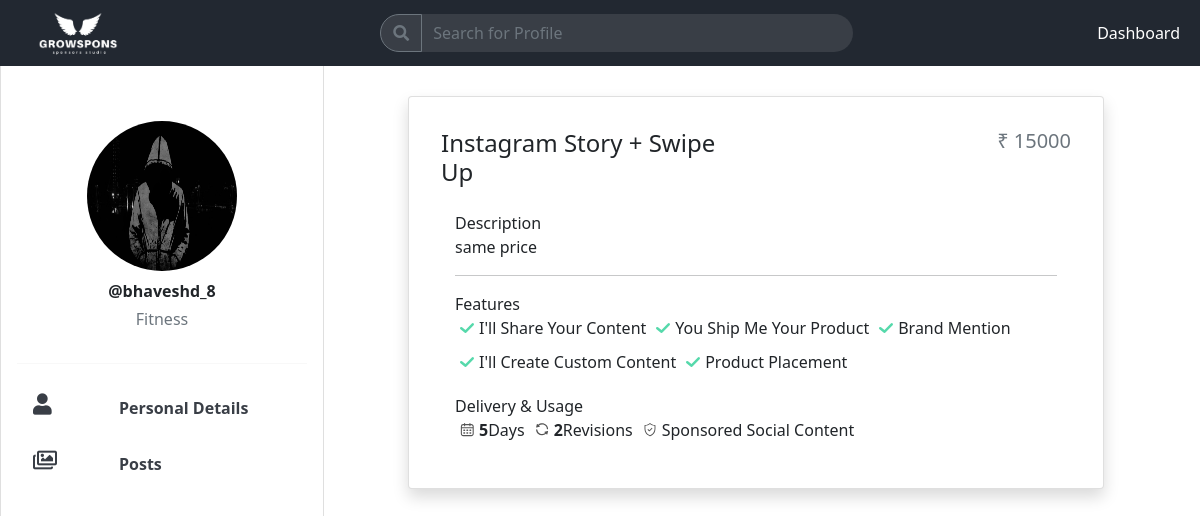
The app's page /company/personal_post/14/ (signed in) with its own data.
### app/models.py (models this page shows, shortened)
class Influencer(models.Model):
    influencer_id=models.OneToOneField(User,on_delete=models.CASCADE)
    field=models.CharField(max_length=50,choices=fields_list)
    profileImg=models.ImageField(upload_to="profileImg/influencer/")
    dob = models.DateField()
    phone_no=models.CharField(max_length=13)
    bio=models.TextField(max_length=300)
    location=models.CharField(max_length=200)
    pancard=models.CharField(max_length=12,null=True, default='NA')
    mode_of_transaction=models.CharField(max_length=25, default='NA', choices=sorted({
        ("1","NetBanking"),("2","Card"),("3","UPI"),("4","Other")
    }))
    bank_name=models.CharField(max_length=25,null=True, default='NA')
    IFSC_code=models.CharField(max_length=15,null=True, default='NA')
    account_no=models.CharField(max_length=15,null=True, default='NA')
    is_verified=models.BooleanField(null=True, default=False)

class InfluencerPost(models.Model):
    influencer=models.ForeignKey(Influencer,on_delete=models.CASCADE)
    title=models.CharField(max_length=300)
    price=models.IntegerField(null=True, blank=True, default=0)
    price_desc=models.TextField(max_length=500,null=True)
    day=models.IntegerField(null=True, blank=True, default=5)
    description=models.TextField(max_length=500,null=True)
    field=models.CharField(max_length=50,choices=fields_list)
    adfield=models.CharField(max_length=50,choices=adfields_list,null=True)
    post_img=models.ImageField(upload_to="post/influencer/")

### company/views.py (the view)
# urls.py: path('personal_post/<int:id>/', views.personal_post_cmp, name='personal_post_cmp'),
@login_required(login_url='login')
def personal_post_cmp(request, id):
    influencer = Influencer.objects.get(id=id)
    posts = InfluencerPost.objects.filter(influencer=influencer)
    content = {'influencer':influencer, 'posts':posts}
    return render(request, 'company/profile/post.html', content)

### company/templates/company/profile/post.html (shortened to what this page needs)
{% extends "base.html"%}
{% load static %}
{% block content %}
{% include "company/profile/profile_nav.html" %}
<div class="container mt-5 pt-5" style="position: absolute;margin-left: 33%; width: 60%;">
    {% for post in posts %}
    <div class="card card-body card_hover mb-3 shadow" onclick=location.href="{% url 'viewinf' post.id %}">
        <div class="row my-3 ps-3">
            <div class="col-6">
                <h4>{{post.adfield}}</h4>
            </div>
            <div class="col-6">
                <h5 class="text-muted pe-3" style="text-align: right;">&#8377; {{post.price}}</h5>
            </div>
        </div>
        <div class="breakdown">
            <strong style="font-weight: 500;">Description</strong>
            <p>{{post.price_desc}}</p>
            <hr role="presentation" data-uw-rm-sr="">
            <strong style="font-weight: 500;">Features</strong>
            <ul>
                <li>
                    <span>I'll Share Your Content</span>
                </li>
                <li>
                    <span>You Ship Me Your Product</span>
                </li>
                <li>
                    <span>Brand Mention</span>
                </li>
                <li>
                    <span>I'll Create Custom Content</span>
                </li>
                <li>
                    <span>Product Placement</span>
                </li>
            </ul>
            <strong style="font-weight: 500;">Delivery &amp; Usage</strong>
            <ul>
                <li>
                    <strong>{{post.day}}</strong>
                    <span> Days</span>
                </li>
                <li>
                    <strong>2</strong>
                    <span>Revisions</span>
                </li>
                <li>
                    <span>Sponsored Social Content</span>
                </li>
            </ul>
        </div>
    </div>
    {% endfor %}
</div>
{% endblock%}

### company/templates/company/profile/profile_nav.html (shortened to what this page needs)
<div class="card side-left-bar mt-5 pt-5">
    <div class="card-body">
        <div style="text-align: center;" class="mt-2">
            <img src="{{influencer.profileImg.url}}" style="height: 150px; width:150px; border-radius: 50%;"
                alt="...">
        </div>
        <div class="d-flex flex-column text-center">
            <p class="mb-1 mt-2"><strong>@{{influencer.influencer_id.username}}</strong></p>
            <p class="text-muted">{{influencer.field}}</p>
        </div>
        <hr class="my-3" style="color: #e2e2e2;">
        <div class="menu">
            <ul class="menu-list ps-0" style="list-style: none;">
                <li>
                    <a href="{% url 'profile_cmp' influencer.id %}">
                        <i class="fas fa-user fa-lg"></i><strong>Personal Details</strong>
                    </a>
                </li>
                <li>
                    <a href="{% url 'personal_post_cmp' influencer.id %}">
                        <i class="far fa-images fa-lg"></i><strong>Posts</strong>
                    </a>
                </li>
            </ul>
        </div>
    </div>
</div>

### company/templates/company/profile/profile_nav.html (style rules this page uses)
.side-left-bar { height: 100vh; position: fixed; left: 0; width: 27%; }
.menu-list li a { text-decoration: none; color: #393E46; display: grid; grid-template-columns: 1fr 2fr; }
.menu-list li { padding: 1rem; }

### company/templates/company/profile/post.html (style rules this page uses)
.breakdown { padding: 0 30px 10px; }
.breakdown ul { display: flex; flex-direction: row; flex-wrap: wrap; list-style: none; margin: 0 0 10px 5px; padding: 0; }
.breakdown ul>li { margin-right: 10px; margin-bottom: 10px; display: flex; align-items: center; }
.breakdown ul>li svg { height: 14px; margin-right: 5px; width: 14px; }

### records on screen
Influencer: profileImg (picture), influencer_id.username "bhaveshd_8", field "Fitness"
InfluencerPost: adfield "Instagram Story + Swipe Up", price "15000", price_desc "same price", day "5"
